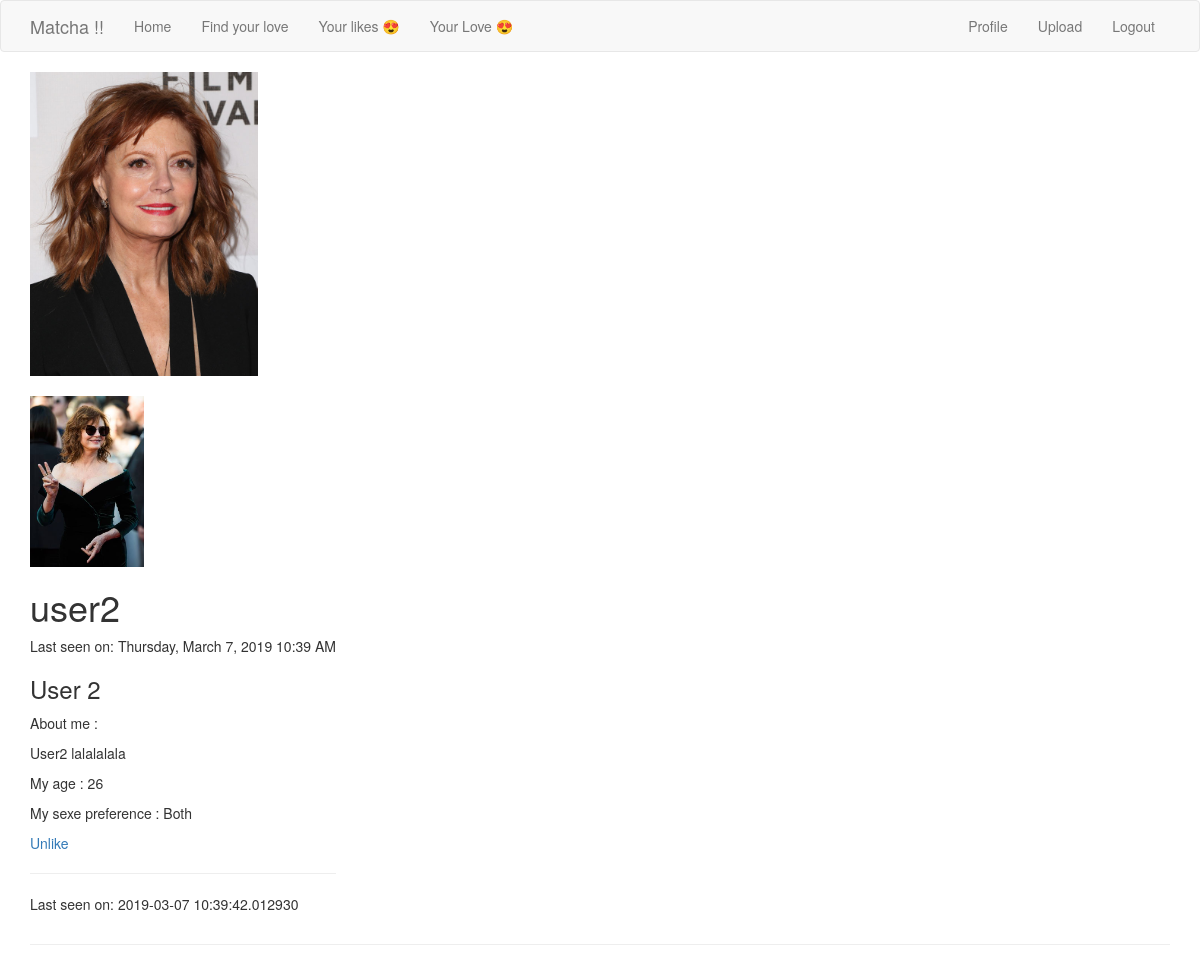
Page /user/user2/ (signed in) on the committed database.
### app/models.py (models this page shows, shortened)
class User(UserMixin, db.Model):
    id = db.Column(db.Integer, primary_key=True)
    username = db.Column(db.String(64), index=True, unique=True)
    firstname = db.Column(db.String(64), index=True)
    email = db.Column(db.String(120), index=True, unique=True)
    password_hash = db.Column(db.String(128))
    age = db.Column(db.Integer, index=True)
    sexpref = db.Column(db.String(64), index=True)
    fame = db.Column(db.Integer, index=True)
    bio = db.Column(db.String(256), index=True)
    last_seen = db.Column(db.DateTime, default=datetime.utcnow)
    liked = db.relationship(
        'User', secondary=likes,
        primaryjoin=(likes.c.likes_id == id),
        secondaryjoin=(likes.c.liked_id == id),
        backref=db.backref('likes', lazy='dynamic'),lazy='dynamic'
    )
    def does_like(self, user):
        return self.liked.filter(likes.c.liked_id == user.id).count() > 0
    def profile_pic(self):
        path = os.path.join(os.getenv('PATH_IMAGE', '/static/images') , self.username, 'profile_pic/')
        pic = os.listdir('app' + path)
        if not pic:
            return(os.path.join(os.getenv('PATH_IMAGE', '/static/images/'),'default_prof_pic', 'profile_empty.jpeg'))
        return(path + pic[0])

### app/routes.py (the view)
@app.route('/user/<username>/')
@login_required
def user(username):
    user = User.query.filter_by(username=username).first_or_404()
    fullfilename = os.listdir(os.path.join(app.config['UPLOAD_FOLDER'] + username))
    for file in fullfilename:
        if file == 'profile_pic':
            fullfilename.remove(file)
    profile_pic = user.profile_pic()
    path_pic = app.config['PATH_IMAGE'] + username
    return render_template('user.html', title='Profile', user=user, user_image = fullfilename, path_pic = path_pic, profile_pic=profile_pic)

### app/models.py (called while the page is built)
@login.user_loader
def load_user(id):
    return User.query.get(int(id))

### app/routes.py (called while the page is built)
@app.before_request
def before_request():
    if current_user.is_authenticated:
        current_user.last_seen = datetime.utcnow()
        db.session.commit()

### app/templates/user.html (shortened to what this page needs)
{% extends "base.html" %}
{% block app_content %}
    <table>
        <tr valign="top">
            <img src={{profile_pic}} alt="Profile Picture" style="width:20%">
            <br>
            <br>
            {% for image in user_image: %}
                <img src="{{ path_pic + '/' + image }}" alt="User Pictures" style="width:10%">
            {% endfor %}
            <td>
                <h1>{{ user.username }}</h1>
                {% if user.last_seen %}
                    <p>Last seen on: {{ moment(user.last_seen).format('LLLL') }}</p>
                {% endif %}
                <h3>{% if user.firstname %}<p>{{ user.firstname }}</p>{% endif %}</h3>
                {% if user.bio %}<p>About me :</p><p>{{ user.bio }}</p>{% endif %}
                {% if user.age %}<p>My age : {{ user.age }}</p>{% endif %}
                {% if user.sexpref %}<p>My sexe preference : {{ user.sexpref }}</p>{% endif %}
                {% if user == current_user %}
                    <p><a href="{{ url_for('edit_profile') }}">Edit your profile</a></p>
                {% elif not current_user.does_like(user) %}
                    <p><a href="{{ url_for('like', username=user.username) }}">Like</a></p>
                {% else %}
                    <p><a href="{{ url_for('unlike', username=user.username) }}">Unlike</a></p>
                {% endif %}
    <hr>
                {% if user.last_seen %}<p>Last seen on: {{ user.last_seen }}</p>{% endif %}
            </td>
        </tr>
    </table>
    <hr>
{% endblock %}

### rows in the picture
User: username "user2", last_seen "Thursday, March 7, 2019 10:39 AM", firstname "User 2", bio "User2 lalalalala", age "26", sexpref "Both", last_seen "2019-03-07 10:39:42.012930"
